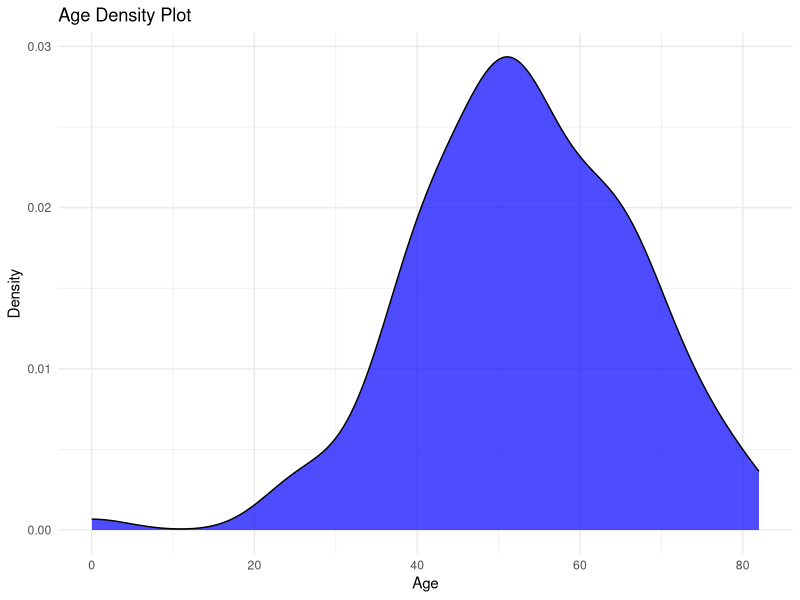
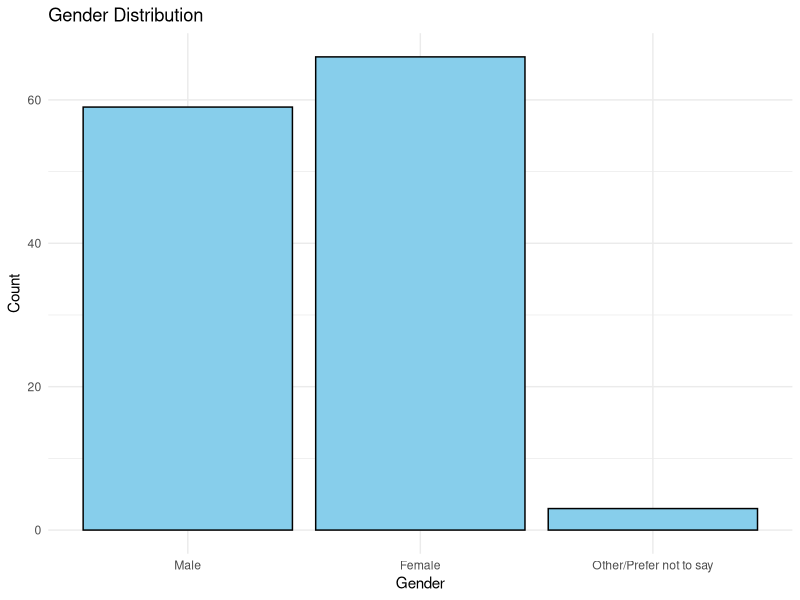
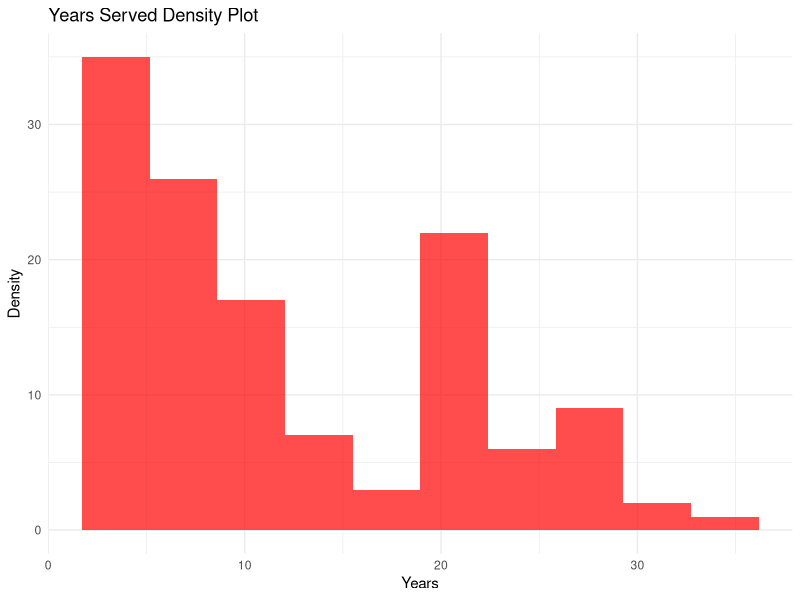
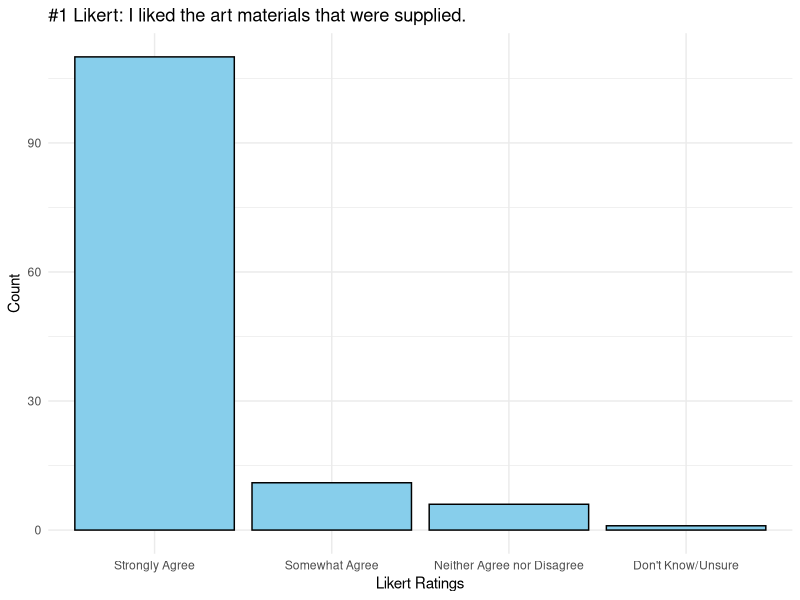
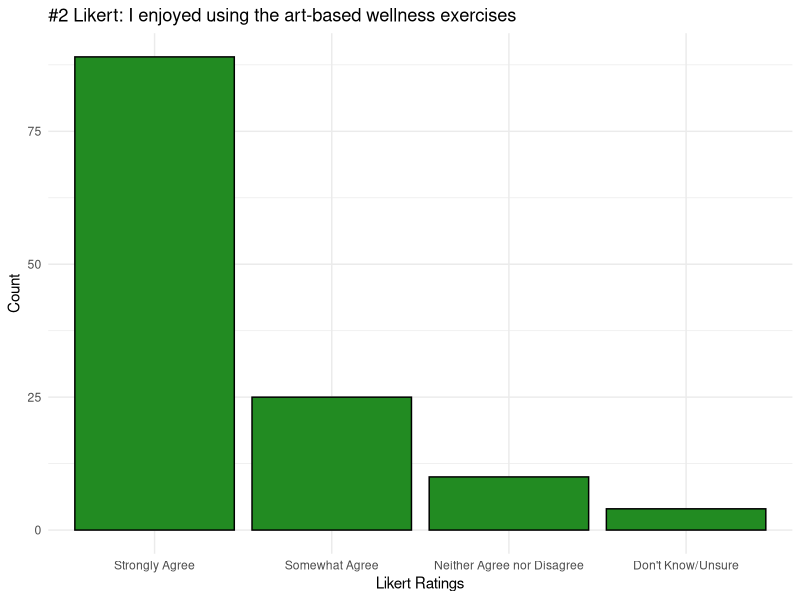
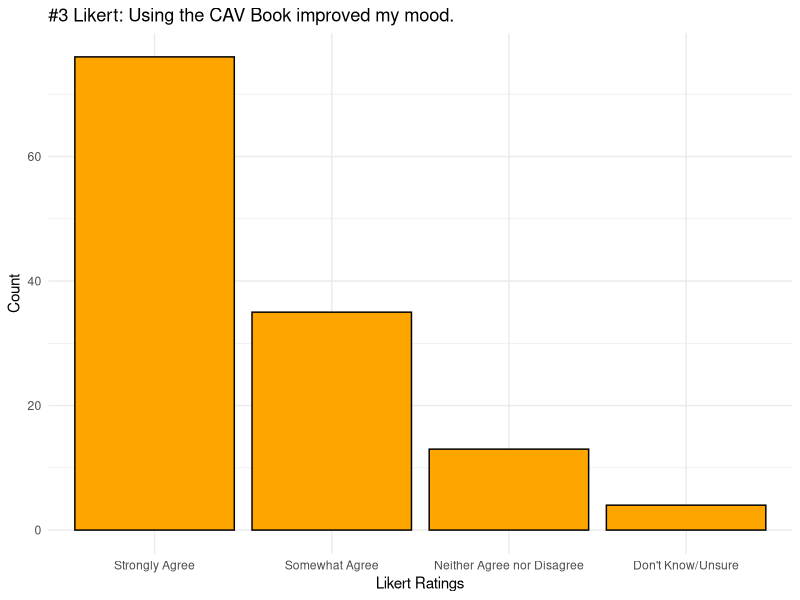
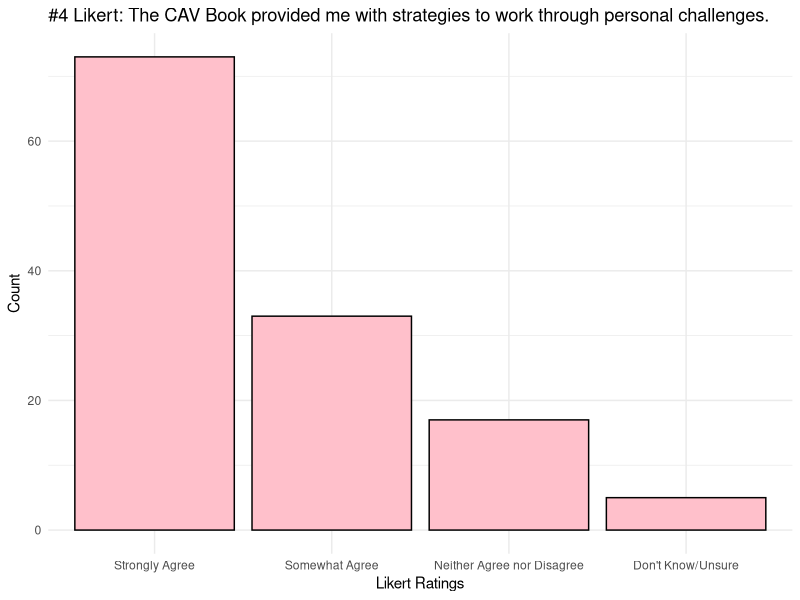
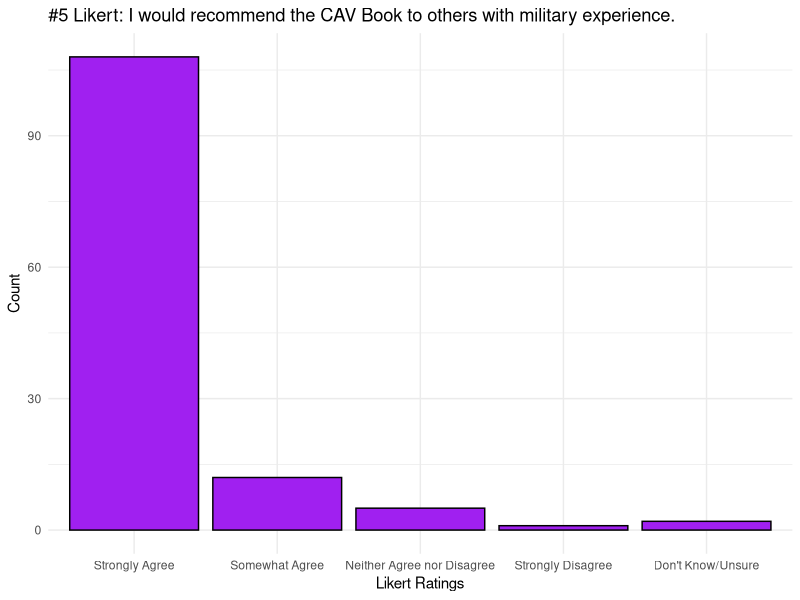

The R source for these figures, in order:
## ---- chunk 1
knitr::opts_chunk$set(echo = TRUE)
## ---- chunk 2
cavdata <- read.csv("cav_results_3.16.25.csv")
library(ggplot2)
library(tidyverse)
library(tidyr)
library(ggpubr)
## ---- chunk 3
# Age
ggplot(cavdata, aes(Age)) +
 geom_density(fill = "blue", alpha = 0.7) +
  labs(title = "Age Density Plot", x = "Age", y = "Density") +
  theme_minimal()

# Gender
library(dplyr)
cavdata <- cavdata %>%
  mutate(Gender = case_when(
    Gender == 1 ~ 1,
    Gender == 2 ~ 2,
    Gender %in% 4:7 ~ 3,  
    TRUE ~ Gender         
  ))
cavdata$Gender <- factor(cavdata$Gender,
                         levels = c(1, 2, 3),
                         labels = c("Male", "Female", "Other/Prefer not to say"))
ggplot(cavdata, aes(x = Gender)) +
  geom_bar(fill = "skyblue", color = "black") +
  labs(title = "Gender Distribution", x = "Gender", y = "Count") +
  theme_minimal()

#Role

#Service Type

# Years in military 
ggplot(cavdata, aes(Years_in_military)) +
 geom_histogram(fill = "red", alpha = 0.7, bins = 10) +
  labs(title = "Years Served Density Plot", x = "Years", y = "Density") +
  theme_minimal()
## ---- chunk 4
cavdata.likert<- cavdata%>%
  select(Liked_art_supplies, Enjoyed_art_exercises, CAV_improved_mood, CAV_provided_strategies, Would_recommend_CAV)

#creating the proper levels
cavdata.likert$Liked_art_supplies <- factor(
  cavdata.likert$Liked_art_supplies,
  levels = c("1", "2", "3", "4", "5", "6")  
)

# Plotting with the correct labels 
ggplot(cavdata.likert, aes(x = Liked_art_supplies)) +  
  geom_bar(fill = "skyblue", color = "black") +
  scale_x_discrete(labels = c(
    "1" = "Strongly Agree",
    "2" = "Somewhat Agree",
    "3" = "Neither Agree nor Disagree",
    "4" = "Somewhat Disagree",
    "5" = "Strongly Disagree",
    "6" = "Don't Know/Unsure"
  )) +
  labs(title = "#1 Likert: I liked the art materials that were supplied.", x = "Likert Ratings", y = "Count") +
  theme_minimal()


# Likert item 2
cavdata.likert$Enjoyed_art_exercises <- factor(
  cavdata.likert$Enjoyed_art_exercises,
  levels = c("1", "2", "3", "4", "5", "6") 
)

# Plot
ggplot(cavdata.likert, aes(x = Enjoyed_art_exercises)) +  
  geom_bar(fill = "forestgreen", color = "black") +
  scale_x_discrete(labels = c(
    "1" = "Strongly Agree",
    "2" = "Somewhat Agree",
    "3" = "Neither Agree nor Disagree",
    "4" = "Somewhat Disagree",
    "5" = "Strongly Disagree",
    "6" = "Don't Know/Unsure"
  )) +
  labs(title = "#2 Likert: I enjoyed using the art-based wellness exercises", x = "Likert Ratings", y = "Count") +
  theme_minimal()

# Likert item 3
cavdata.likert$CAV_improved_mood <- factor(
  cavdata.likert$CAV_improved_mood,
  levels = c("1", "2", "3", "4", "5", "6") 
)

# Plot
ggplot(cavdata.likert, aes(x = CAV_improved_mood)) +  
  geom_bar(fill = "orange", color = "black") +
  scale_x_discrete(labels = c(
    "1" = "Strongly Agree",
    "2" = "Somewhat Agree",
    "3" = "Neither Agree nor Disagree",
    "4" = "Somewhat Disagree",
    "5" = "Strongly Disagree",
    "6" = "Don't Know/Unsure"
  )) +
  labs(title = "#3 Likert: Using the CAV Book improved my mood.", x = "Likert Ratings", y = "Count") +
  theme_minimal()


# Likert item 4
cavdata.likert$CAV_provided_strategies <- factor(
  cavdata.likert$CAV_provided_strategies,
  levels = c("1", "2", "3", "4", "5", "6") 
)

# Plot
ggplot(cavdata.likert, aes(x = CAV_provided_strategies)) +  
  geom_bar(fill = "pink", color = "black") +
  scale_x_discrete(labels = c(
    "1" = "Strongly Agree",
    "2" = "Somewhat Agree",
    "3" = "Neither Agree nor Disagree",
    "4" = "Somewhat Disagree",
    "5" = "Strongly Disagree",
    "6" = "Don't Know/Unsure"
  )) +
  labs(title = "#4 Likert: The CAV Book provided me with strategies to work through personal challenges.", x = "Likert Ratings", y = "Count") +
  theme_minimal()


# Likert item 5
cavdata.likert$Would_recommend_CAV <- factor(
  cavdata.likert$Would_recommend_CAV,
  levels = c("1", "2", "3", "4", "5", "6") 
)

# Plot
ggplot(cavdata.likert, aes(x = Would_recommend_CAV)) +  
  geom_bar(fill = "purple", color = "black") +
  scale_x_discrete(labels = c(
    "1" = "Strongly Agree",
    "2" = "Somewhat Agree",
    "3" = "Neither Agree nor Disagree",
    "4" = "Somewhat Disagree",
    "5" = "Strongly Disagree",
    "6" = "Don't Know/Unsure"
  )) +
  labs(title = "#5 Likert: I would recommend the CAV Book to others with military experience.", x = "Likert Ratings", y = "Count") +
  theme_minimal()
## ---- chunk 5
cor.test(cavdata$CAV_improved_mood, cavdata$CAV_provided_strategies, data = cavdata)
cor.test(cavdata$Liked_art_supplies, cavdata$CAV_improved_mood, data = cavdata)
cor.test(cavdata$Enjoyed_art_exercises, cavdata$CAV_improved_mood, data = cavdata)
cor.test(cavdata$Would_recommend_CAV, cavdata$CAV_improved_mood, data = cavdata)
## ---- chunk 6
lm.interaction <- lm(Age ~ Years_in_military*Enjoyed_art_exercises, data = cavdata)
print(lm.interaction)

lm.interaction2 <- lm(Age ~ Years_in_military*CAV_improved_mood, data = cavdata)
print(lm.interaction2)

lm.interaction3 <- lm(Age~Years_in_military*Would_recommend_CAV, data = cavdata)
print(lm.interaction3)

lm.interaction4 <- lm(Age~Years_in_military*CAV_provided_strategies, data = cavdata)
print(lm.interaction4)

lm.interaction5 <- lm(Age~Years_in_military*Liked_art_supplies, data = cavdata)
print(lm.interaction5)
